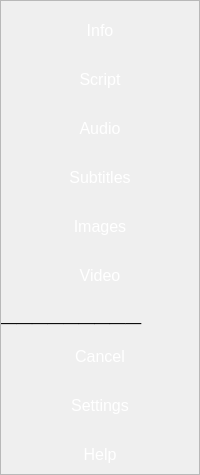
               <widget class="QFrame" name="sidebar">
                <property name="minimumSize">
                 <size>
                  <width>150</width>
                  <height>0</height>
                 </size>
                </property>
                <property name="accessibleDescription">
                 <string/>
                </property>
                <property name="autoFillBackground">
                 <bool>false</bool>
                </property>
                <property name="styleSheet">
                 <string notr="true">#sidebar{
background: #101010;
}
QPushButton{
margin-top: 10px;
padding: 10px;
color: #fff;
background: transparent;
border-radius: 10px;
}
QPushButton::hover{
background:#bd4314;
}</string>
                </property>
                <property name="frameShape">
                 <enum>QFrame::StyledPanel</enum>
                </property>
                <property name="frameShadow">
                 <enum>QFrame::Raised</enum>
                </property>
                <property name="lineWidth">
                 <number>1</number>
                </property>
                <layout class="QVBoxLayout" name="verticalLayout_4">
                 <property name="spacing">
                  <number>0</number>
                 </property>
                 <property name="leftMargin">
                  <number>0</number>
                 </property>
                 <property name="topMargin">
                  <number>0</number>
                 </property>
                 <property name="rightMargin">
                  <number>0</number>
                 </property>
                 <property name="bottomMargin">
                  <number>0</number>
                 </property>
                 <item>
                  <widget class="QPushButton" name="info_button">
                   <property name="font">
                    <font>
                     <pointsize>12</pointsize>
                    </font>
                   </property>
                   <property name="styleSheet">
                    <string notr="true"/>
                   </property>
                   <property name="text">
                    <string>Info</string>
                   </property>
                   <property name="icon">
                    <iconset>
                     <normaloff>svgs/info.svg</normaloff>svgs/info.svg</iconset>
                   </property>
                  </widget>
                 </item>
                 <item>
                  <widget class="QPushButton" name="script_button">
                   <property name="font">
                    <font>
                     <pointsize>12</pointsize>
                    </font>
                   </property>
                   <property name="text">
                    <string>Script</string>
                   </property>
                   <property name="icon">
                    <iconset>
                     <normaloff>svgs/script.svg</normaloff>svgs/script.svg</iconset>
                   </property>
                  </widget>
                 </item>
                 <item>
                  <widget class="QPushButton" name="audio_button">
                   <property name="font">
                    <font>
                     <pointsize>12</pointsize>
                    </font>
                   </property>
                   <property name="text">
                    <string>Audio</string>
                   </property>
                   <property name="icon">
                    <iconset>
                     <normaloff>svgs/audio.svg</normaloff>svgs/audio.svg</iconset>
                   </property>
                  </widget>
                 </item>
                 <item>
                  <widget class="QPushButton" name="subtitles_button">
                   <property name="font">
                    <font>
                     <pointsize>12</pointsize>
                    </font>
                   </property>
                   <property name="text">
                    <string>Subtitles</string>
                   </property>
                   <property name="icon">
                    <iconset>
                     <normaloff>svgs/subtitles.svg</normaloff>svgs/subtitles.svg</iconset>
                   </property>
                  </widget>
                 </item>
                 <item>
                  <widget class="QPushButton" name="images_button">
                   <property name="font">
                    <font>
                     <pointsize>12</pointsize>
                    </font>
                   </property>
                   <property name="text">
                    <string>Images</string>
                   </property>
                   <property name="icon">
                    <iconset>
                     <normaloff>svgs/images.svg</normaloff>svgs/images.svg</iconset>
                   </property>
                  </widget>
                 </item>
                 <item>
                  <widget class="QPushButton" name="video_button">
                   <property name="font">
                    <font>
                     <pointsize>12</pointsize>
                    </font>
                   </property>
                   <property name="text">
                    <string>Video</string>
                   </property>
                   <property name="icon">
                    <iconset>
                     <normaloff>svgs/video.svg</normaloff>svgs/video.svg</iconset>
                   </property>
                   <property name="iconSize">
                    <size>
                     <width>20</width>
                     <height>20</height>
                    </size>
                   </property>
                   <property name="checkable">
                    <bool>false</bool>
                   </property>
                   <property name="checked">
                    <bool>false</bool>
                   </property>
                  </widget>
                 </item>
                 <item>
                  <widget class="QLabel" name="label_11">
                   <property name="maximumSize">
                    <size>
                     <width>16777215</width>
                     <height>40</height>
                    </size>
                   </property>
                   <property name="font">
                    <font>
                     <pointsize>21</pointsize>
                     <weight>75</weight>
                     <italic>false</italic>
                     <bold>true</bold>
                    </font>
                   </property>
                   <property name="styleSheet">
                    <string notr="true">background:none;</string>
                   </property>
                   <property name="text">
                    <string>_________</string>
                   </property>
                  </widget>
                 </item>
                 <item>
                  <widget class="QPushButton" name="sidebar_cancel_button">
                   <property name="font">
                    <font>
                     <pointsize>12</pointsize>
                    </font>
                   </property>
                   <property name="text">
                    <string>Cancel</string>
                   </property>
                   <property name="icon">
                    <iconset>
                     <normaloff>svgs/close.svg</normaloff>svgs/close.svg</iconset>
                   </property>
                  </widget>
                 </item>
                 <item>
                  <widget class="QPushButton" name="sidebar_settings_button">
                   <property name="font">
                    <font>
                     <pointsize>12</pointsize>
                    </font>
                   </property>
                   <property name="text">
                    <string>Settings</string>
                   </property>
                   <property name="icon">
                    <iconset>
                     <normaloff>svgs/settings.svg</normaloff>svgs/settings.svg</iconset>
                   </property>
                  </widget>
                 </item>
                 <item>
                  <widget class="QPushButton" name="sidebar_help_button">
                   <property name="font">
                    <font>
                     <pointsize>12</pointsize>
                    </font>
                   </property>
                   <property name="layoutDirection">
                    <enum>Qt::LeftToRight</enum>
                   </property>
                   <property name="text">
                    <string>Help</string>
                   </property>
                   <property name="icon">
                    <iconset>
                     <normaloff>svgs/help.svg</normaloff>svgs/help.svg</iconset>
                   </property>
                  </widget>
                 </item>
                </layout>
               </widget>
